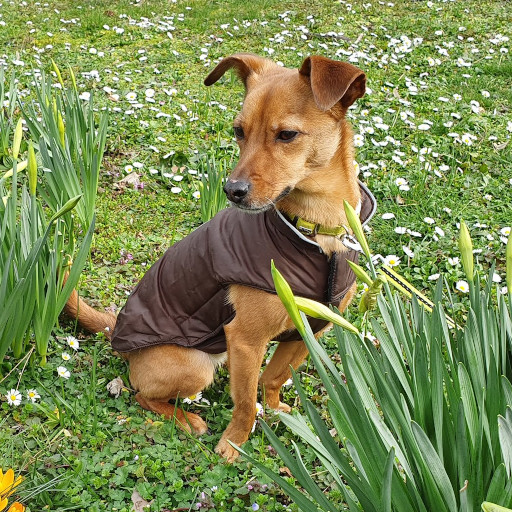
#> input picture data/pepo.jpg, 512 x 512 px
$ jupyter execute ac.1.0-tl-scientific-python.ipynb
#> lines starting #> are read from the running program, lines starting #| are printed output that depends on the picture; after the words box and inside, x2 and y2 are one past the last pixel; in counts of white or black regions, pixels touching at a corner belong together; long printed decimals are rounded
# Exercise 1

## Import packages

[cell 1]
import skimage.io
import skimage.color
import skimage.exposure
import numpy as np
import matplotlib.pyplot as plt

## Task 1

Implementation of some basic vector and matrix calculations using NumPy.

Reference: https://numpy.org/doc/1.18/reference/index.html

Create the following vectors and matrix using numpy. They should use floating point as data type.
$$
a = \begin{bmatrix}
1 & 0 & 1 & 0 & 1
\end{bmatrix}
$$

$$
b = \begin{bmatrix}
1 & 2 & 3 & 4 & 5
\end{bmatrix}
$$

$$
M =\begin{bmatrix}
1 & 2 & 3\\
4 & 5 & 6\\
7 & 8 & 9\\
\end{bmatrix}
$$

Also define the following scalar value
$$k = 5.0$$

[cell 2]
#KUOHSINYU ANSWER
import numpy as np

# Create vectors as floating point arrays
a = np.array([1, 0, 1, 0, 1], dtype=float)
b = np.array([1, 2, 3, 4, 5], dtype=float)

# Create a 3x3 matrix
M = np.array([
    [1, 2, 3],
    [4, 5, 6],
    [7, 8, 9]
], dtype=float)

# Define scalar value
k = 5.0

# Print to verify
print("Vector a:", a)
print("Vector b:", b)
print("Matrix M:\n", M)
print("Scalar k:", k)

[cell 3]
import numpy as np

# TODO: Create vectors, matrix and scalar value
a = np.array([1, 0, 1, 0, 1], dtype=float)
b = np.array([1, 2, 3, 4, 5], dtype=float)
M = np.array([
    [1, 2, 3],
    [4, 5, 6],
    [7, 8, 9]
], dtype=float)
k = 5.0

print(f'a = {a}')
print(f'b = {b}')
print(f'M = {M}')
print(f'k = {k}')

[cell 4]
# TODO: Add vector a with vector b
add = a + b
np.testing.assert_allclose(add, np.array([2, 2, 4, 4, 6]))
print(f'a + b = {add}')

# TODO: Multiply vector a with scalar value k
mult = k * a
np.testing.assert_allclose(mult, np.array([5, 0, 5, 0, 5]))
print(f'k * a = {mult}')

# TODO: Dot product between a and b
dot = np.dot(a, b)
np.testing.assert_allclose(dot, 9.0)
print(f'<a, b> = {dot}')

# TODO: Create vector c by slicing vector a in order to get [0, 1, 0]
c = a[1:4]
np.testing.assert_allclose(c, [0, 1, 0])
print(f'c = {c}')

# TODO: Multiply vector c with matrix M  (broadcast over columns)
cM_mult = M * c
np.testing.assert_allclose(cM_mult, [[0, 2, 0], [0, 5, 0], [0, 8, 0]])
print(f'c * M = {cM_mult}')

# TODO: Dot product between vector and matrix M
cM_dot = np.dot(c, M)
np.testing.assert_allclose(cM_dot, [4, 5, 6])
print(f'<c, M> = {cM_dot}')

# TODO: Use a numpy-helper function to create a vector d = [0, 1, 2 ..., 99]
d = np.arange(100)

# TODO: Now use slicing with strides to reduce this vector to d_small = [40, 50, 60]
d_small = d[40:61:10]
np.testing.assert_allclose(d_small, [40, 50, 60])

print(f'd_small = {d_small}')

## Task 2

1. Load the image in ```./data/pepo.jpg``` from your disk and store it in a variable named ```image``` (use ```skimage.io```).
2. Store and print the shape of the image and the value range (min and max values).
3. Convert it to gray scale and save it in a variable named ```image_gray``` (use ```skimage.color```).
4. Store and print the shape of the grayscale image and the value range (min and max values).
5. Save the grayscale image back to disk in ```./data/pepo_gray.jpg``` (use ```skimage.io```).
6. Use Matplotlib to show the RGB and the grayscale image side by side.

Reference: https://scikit-image.org/docs/stable/index.html
Reference: https://matplotlib.org/users/index.html

[cell 5]
import numpy as np
from skimage import io, color
from skimage.util import img_as_ubyte
import matplotlib.pyplot as plt

# TODO: 1. Load the image in ./data/pepo.jpg from your disk and store it in a variable named image
image = io.imread('./data/pepo.jpg')
#> image is the input picture: shape (512, 512, 3); mean R, G, B 126.4, 138.9, 83.4

# TODO: 2. Store and print the shape of the image and the value range (min and max values)
rgb_image_shape = image.shape
#> rgb_image_shape = (512, 512, 3)
rgb_min = np.min(image)
#> rgb_min = 0
rgb_max = np.max(image)
#> rgb_max = 255

print(f'RGB image shape: {rgb_image_shape}')
#| RGB image shape: (512, 512, 3)
print(f'RGB image min: {rgb_min}')
#| RGB image min: 0
print(f'RGB image max: {rgb_max}')
#| RGB image max: 255

# TODO: 3. Convert it to gray scale and save it in a variable named image_gray
image_gray = color.rgb2gray(image)
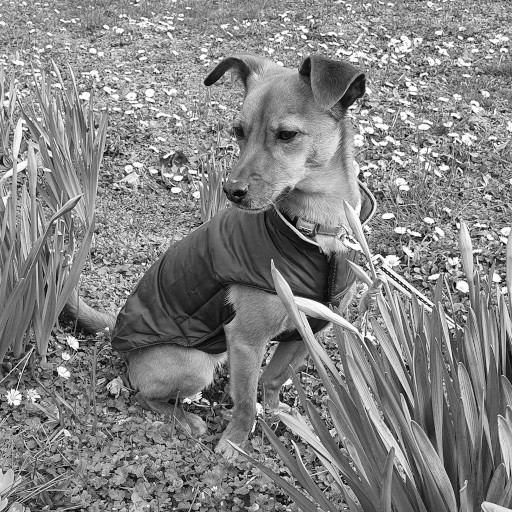
#> image_gray: shape (512, 512) float64; min 0.000833, max 1, mean 0.518

# TODO: 4. Store and print the shape of the grayscale image and the value range (min and max values)
grayscale_image_shape = image_gray.shape
#> grayscale_image_shape = (512, 512)
grayscale_min = np.min(image_gray)
#> grayscale_min = 0.000833
grayscale_max = np.max(image_gray)
#> grayscale_max = 1

print(f'Grayscale image shape: {grayscale_image_shape}')
#| Grayscale image shape: (512, 512)
print(f'Grayscale image min: {grayscale_min}')
#| Grayscale image min: 0.0008333
print(f'Grayscale image max: {grayscale_max}')
#| Grayscale image max: 1.0

# TODO: 5. Save the grayscale image back to disk in ./data/pepo_gray.jpg
io.imsave('./data/pepo_gray.jpg', img_as_ubyte(image_gray))

[cell 6]
# TODO: 6. Use Matplotlib to show the RGB and the grayscale image side by side.
# Make sure that the gray image is displayed in gray.
fig, axes = plt.subplots(1, 2, figsize=(10, 5))

axes[0].imshow(image)
axes[0].set_title('Original RGB Image')
axes[0].axis('off')

axes[1].imshow(image_gray, cmap='gray')
axes[1].set_title('Grayscale Image')
axes[1].axis('off')

plt.tight_layout()
plt.show()

## Task 3

Plot the color histogram of the rgb image.

Reference: https://matplotlib.org/users/index.html

[cell 7]
import matplotlib.pyplot as plt
from skimage import exposure

def plot_color_histogram(image):
    '''
    Plot the histogram of each color channel into a single plot.
    Take a look at the scikit-image submodule skimage.exposure

    image -- RGB image
    '''
    # 確保影像是浮點或整數皆可
    colors = ('red', 'green', 'blue')
    channel_labels = ('R', 'G', 'B')

    plt.figure(figsize=(8, 5))

    for i, color_name in enumerate(colors):
        # 使用 skimage.exposure.histogram 計算每個通道的直方圖
        hist, bins = exposure.histogram(image[..., i])
        plt.plot(bins, hist, color=color_name, label=channel_labels[i])

    plt.title('Color Histogram (RGB Channels)')
    plt.xlabel('Pixel intensity')
    plt.ylabel('Frequency')
    plt.legend()
    plt.grid(alpha=0.3)
    plt.tight_layout()
    plt.show()

# 呼叫函式繪圖
plot_color_histogram(image)

## Task 4

Convert the RGB image into the HSV color space. Rotate the colors in the HSV color space, convert it back to the RGB color space and plot it together with its histogram. For this task, you are only allowed to use NumPy.

More information about the HSV color space: https://en.wikipedia.org/wiki/HSL_and_HSV

[cell 8]
import numpy as np
import matplotlib.pyplot as plt

# ---------- RGB -> HSV（純 NumPy） ----------
def rgb2hsv(image):
    '''
    Convert the rgb image into hsv color space and return it.
    image -- RGB image, shape (H, W, 3), dtype uint8 or float.
    Returns float HSV in [0,1], shape (H, W, 3).
    '''
    img = image.astype(np.float64)
    if img.max() > 1.0:  # 常見的 uint8 圖片
        img = img / 255.0

    r, g, b = img[..., 0], img[..., 1], img[..., 2]
    maxc = np.max(img, axis=-1)
    minc = np.min(img, axis=-1)
    v = maxc
    delta = maxc - minc

    # Saturation
    s = np.zeros_like(maxc)
    nonzero = maxc > 0
    s[nonzero] = delta[nonzero] / maxc[nonzero]

    # Hue
    h = np.zeros_like(maxc)
    mask = delta > 0

    # 避免除以 0
    r_is_max = (maxc == r) & mask
    g_is_max = (maxc == g) & mask
    b_is_max = (maxc == b) & mask

    h[r_is_max] = ((g[r_is_max] - b[r_is_max]) / delta[r_is_max]) % 6.0
    h[g_is_max] = ((b[g_is_max] - r[g_is_max]) / delta[g_is_max]) + 2.0
    h[b_is_max] = ((r[b_is_max] - g[b_is_max]) / delta[b_is_max]) + 4.0

    h = (h / 6.0) % 1.0  # 正規化到 [0,1)

    hsv = np.stack([h, s, v], axis=-1)
    return hsv

# ---------- HSV -> RGB（純 NumPy） ----------
def hsv2rgb(image):
    '''
    Convert the hsv image into rgb color space and return it.
    image -- HSV image in [0,1], shape (H, W, 3).
    Returns uint8 RGB in [0,255], shape (H, W, 3).
    '''
    hsv = image.astype(np.float64)
    h, s, v = hsv[..., 0], hsv[..., 1], hsv[..., 2]

    h6 = (h * 6.0) % 6.0
    c = v * s
    x = c * (1 - np.abs((h6 % 2) - 1))
    m = v - c

    # 各區段的 RGB'（未加 m 前）
    zeros = np.zeros_like(h)
    rgbp = np.zeros(hsv.shape, dtype=np.float64)

    conds = [
        (0 <= h6) & (h6 < 1),
        (1 <= h6) & (h6 < 2),
        (2 <= h6) & (h6 < 3),
        (3 <= h6) & (h6 < 4),
        (4 <= h6) & (h6 < 5),
        (5 <= h6) & (h6 < 6),
    ]
    choices = [
        np.stack([c, x, zeros], axis=-1),
        np.stack([x, c, zeros], axis=-1),
        np.stack([zeros, c, x], axis=-1),
        np.stack([zeros, x, c], axis=-1),
        np.stack([x, zeros, c], axis=-1),
        np.stack([c, zeros, x], axis=-1),
    ]

    # 根據條件填值
    for cond, choice in zip(conds, choices):
        rgbp[cond] = choice[cond]

    rgb = (rgbp + m[..., None])  # 加回 m，範圍仍在 [0,1]
    rgb = np.clip(np.round(rgb * 255.0), 0, 255).astype(np.uint8)
    return rgb

# ---------- 畫 RGB 直方圖（可沿用你 Task 3 的版本） ----------
from skimage import exposure
def plot_color_histogram(image):
    plt.figure(figsize=(8,5))
    for i, color_name in enumerate(('red','green','blue')):
        hist, bins = exposure.histogram(image[..., i])
        plt.plot(bins, hist, label="RGB"[i], color=color_name)
    plt.title('Color Histogram')
    plt.xlabel('Intensity')
    plt.ylabel('Frequency')
    plt.legend()
    plt.grid(alpha=0.3)
    plt.tight_layout()
    plt.show()

# ---------- 1) 轉 HSV 並簡單可視化（顯示三個通道） ----------
image_hsv = rgb2hsv(image)
#> in rgb2hsv, `nonzero = maxc > 0`: nonzero: shape (512, 512) bool; every value is 1
#> in rgb2hsv, `mask = delta > 0`:
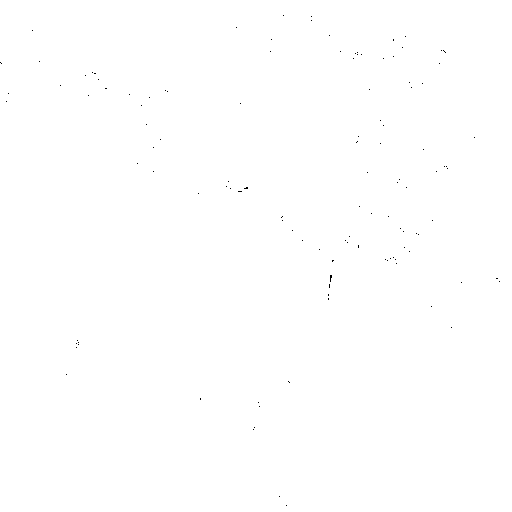
#> mask: shape (512, 512) bool; 99.9% white; black in thin lines or dots
#> in rgb2hsv, `r_is_max = (maxc == r) & mask`: r_is_max: shape (512, 512) bool; 26.2% white; 782 white regions (660 under 20 px), largest, box (x1, y1, x2, y2) and area: (60, 52, 374, 464) 57124, (102, 146, 149, 201) 1021, (0, 467, 27, 512) 780
#> in rgb2hsv, `g_is_max = (maxc == g) & mask`: g_is_max: shape (512, 512) bool; 74% white; 866 black regions (759 under 20 px), largest, box (x1, y1, x2, y2) and area: (61, 52, 377, 464) 57112, (0, 467, 27, 512) 768, (175, 405, 212, 438) 660
#> in rgb2hsv, `b_is_max = (maxc == b) & mask`: b_is_max: shape (512, 512) bool; 0.79% white in thin lines or dots
#> in rgb2hsv, `h[b_is_max] = ((r[b_is_max] - g[b_is_max]) / delta[b_is_max]) + 4.0`:
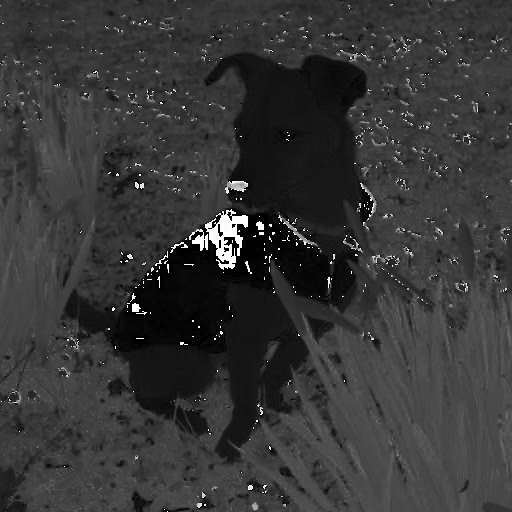
#> h: shape (512, 512) float64; min 0, max 5.98, mean 1.29; drawn with min black and max white
#> in rgb2hsv, `hsv = np.stack([h, s, v], axis=-1)`:
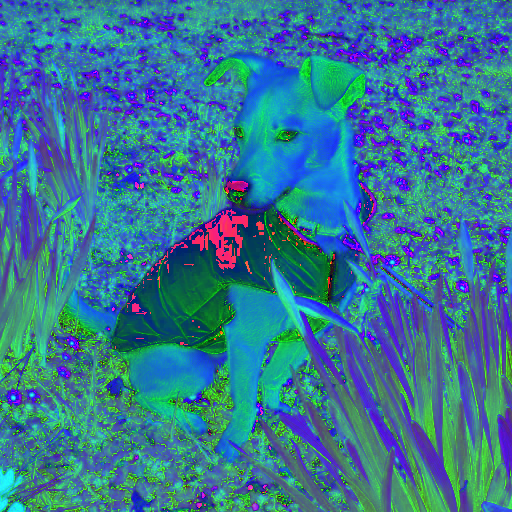
#> hsv: shape (512, 512, 3) float64; mean of channels 0, 1, 2 0.215, 0.468, 0.575; drawn as R, G, B

fig, axes = plt.subplots(1, 3, figsize=(12, 4))
titles = ['Hue [0..1)', 'Saturation [0..1]', 'Value [0..1]']
for i in range(3):
    axes[i].imshow(image_hsv[..., i], cmap='gray')
    axes[i].set_title(titles[i])
    axes[i].axis('off')
plt.suptitle('HSV Channels')
plt.tight_layout()
plt.show()

# ---------- 2) 在 HSV 中旋轉色相（Hue） ----------
# 例：旋轉 60 度 = 1/6 週期；你也可以改其他角度，例如 120 度=2/6。
hue_shift = 1.0 / 6.0
image_hsv_rot = image_hsv.copy()
image_hsv_rot[..., 0] = (image_hsv_rot[..., 0] + hue_shift) % 1.0
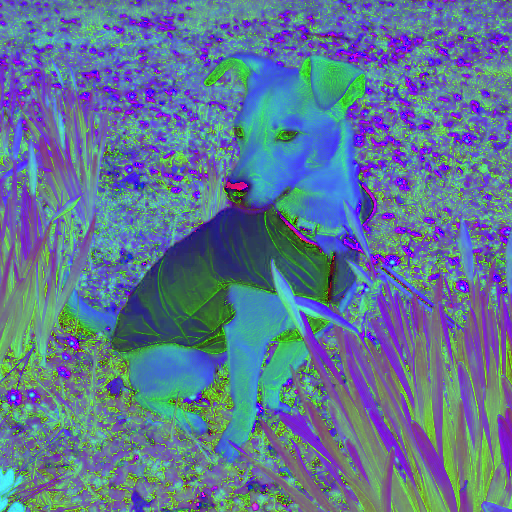
#> image_hsv_rot: shape (512, 512, 3) float64; mean of channels 0, 1, 2 0.371, 0.468, 0.575; drawn as R, G, B

# ---------- 3) 轉回 RGB 並顯示 ----------
image_rot_rgb = hsv2rgb(image_hsv_rot)
#> in hsv2rgb, `h, s, v = hsv[..., 0], hsv[..., 1], hsv[..., 2]`:
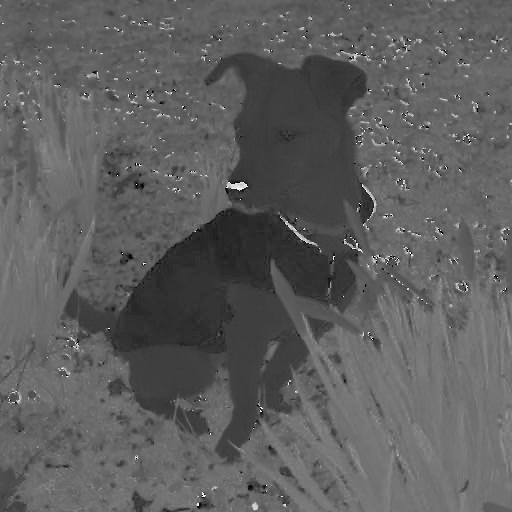
#> h: shape (512, 512) float64; min 0, max 0.994, mean 0.371
#> in hsv2rgb, `x = c * (1 - np.abs((h6 % 2) - 1))`:
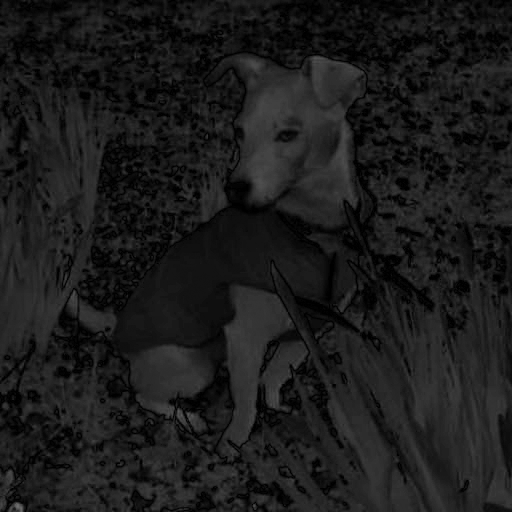
#> x: shape (512, 512) float64; min 0, max 0.439, mean 0.11
#> the loop in hsv2rgb, `for cond, choice in zip(conds, choices):` made 6 passes
#> after the loop in hsv2rgb, `for cond, choice in zip(conds, choices):`:
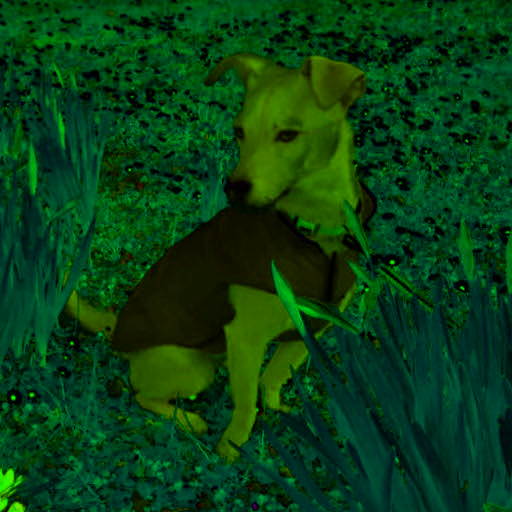
#> rgbp: shape (512, 512, 3) float64; mean of channels 0, 1, 2 0.0305, 0.248, 0.0795; drawn as R, G, B
#> in hsv2rgb, `rgb = (rgbp + m[..., None])`:
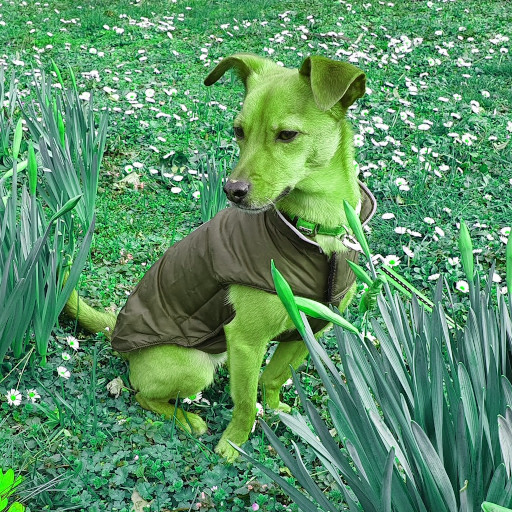
#> rgb: shape (512, 512, 3) float64; mean of channels 0, 1, 2 0.357, 0.575, 0.406; drawn as R, G, B

fig, axes = plt.subplots(1, 2, figsize=(10, 5))
axes[0].imshow(image)
axes[0].set_title('Original RGB')
axes[0].axis('off')

axes[1].imshow(image_rot_rgb)
axes[1].set_title(f'Hue-rotated RGB (+{int(hue_shift*360)}°)')
axes[1].axis('off')

plt.tight_layout()
plt.show()

# ---------- 4) 繪製旋轉後 RGB 的色彩直方圖 ----------
plot_color_histogram(image_rot_rgb)
#> in plot_color_histogram, `plt.show()`:
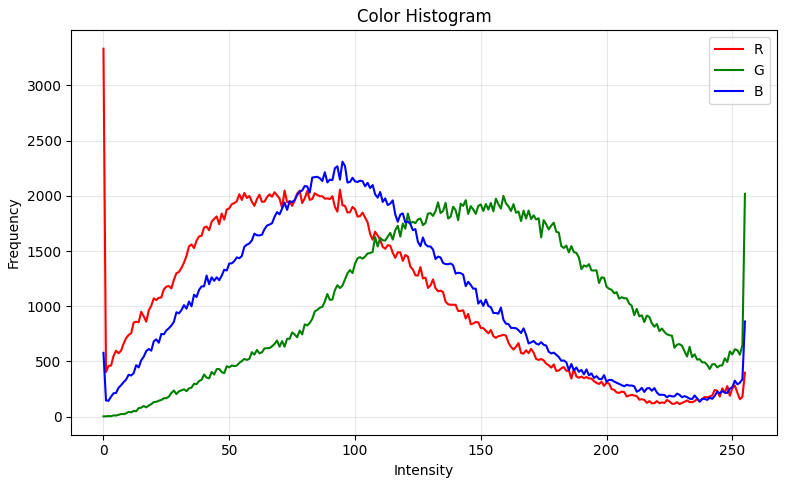
#> figure drawn by matplotlib, 1 panel; curve peaks at x = 0, y = 3333; curve peaks at x = 255, y = 2018; curve peaks at x = 95, y = 2310
